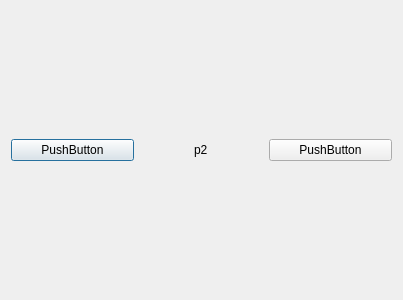
<?xml version="1.0" encoding="UTF-8"?>
<ui version="4.0">
 <class>Dialog</class>
 <widget class="QDialog" name="Dialog">
  <property name="geometry">
   <rect>
    <x>0</x>
    <y>0</y>
    <width>403</width>
    <height>300</height>
   </rect>
  </property>
  <property name="windowTitle">
   <string>Dialog</string>
  </property>
  <layout class="QGridLayout" name="gridLayout_2">
   <item row="0" column="0">
    <layout class="QGridLayout" name="gridLayout">
     <item row="0" column="0">
      <widget class="QPushButton" name="pushButton_2">
       <property name="text">
        <string>PushButton</string>
       </property>
      </widget>
     </item>
     <item row="0" column="1" alignment="Qt::AlignHCenter|Qt::AlignVCenter">
      <widget class="QLabel" name="label">
       <property name="text">
        <string>p2</string>
       </property>
      </widget>
     </item>
     <item row="0" column="2">
      <widget class="QPushButton" name="pushButton">
       <property name="text">
        <string>PushButton</string>
       </property>
      </widget>
     </item>
    </layout>
   </item>
  </layout>
 </widget>
 <resources/>
 <connections/>
</ui>
